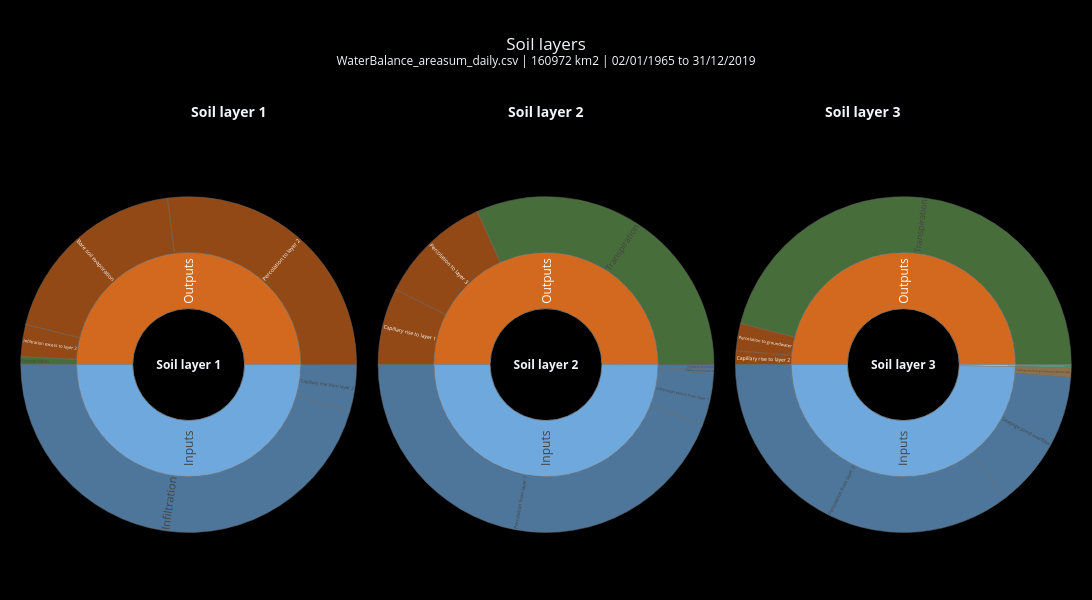

Here is the notebook cell this chart was saved with:
### Code cell
# cell no 11: the 3 soil layers next to each other (fluxes between the layers: percolation, infiltration excess,
# capillary rise; layer 3: capillary rise from groundwater, percolation to groundwater)
names = [n for n in ["Soil layer 1", "Soil layer 2", "Soil layer 3"] if n in parts]
if names:
    side_by_side([sunburst(n, part_terms(parts[n]), store=False) for n in names], "Soil layers").show()
else:
    print("soil layers: not in this csv (WaterCycle csv: use WaterBalance)")

### Figure 1 — Plotly figure (JSON) as saved in the notebook; plotly's stock layout.template omitted (floating-point values rounded to 4 significant figures)
{"data": [{"branchvalues": "total", "customdata": ["inputs 47183.00 mm (858 mm/yr)<br>balance error -0.0012 mm", "47175.30 mm<br>857.8 mm/yr<br>99.98 % of inputs", "42921.976 mm<br>780.5 mm/yr<br>90.97 % of inputs", "4253.322 mm<br>77.3 mm/yr<br>9.01 % of inputs", "7.70 mm<br>0.1 mm/yr<br>0.02 % of inputs", "47183.00 mm<br>857.9 mm/yr<br>100.00 % of inputs", "705.400 mm<br>12.8 mm/yr<br>1.50 % of inputs", "18058.074 mm<br>328.4 mm/yr<br>38.27 % of inputs", "25495.399 mm<br>463.6 mm/yr<br>54.04 % of inputs", "2924.125 mm<br>53.2 mm/yr<br>6.20 % of inputs", "-0.0012 mm (-2.6e-08 of inputs)"], "domain": {"x": [0.01, 0.3233], "y": [0, 0.92]}, "hovertemplate": "<b>%{label}</b><br>%{customdata}<extra></extra>", "ids": ["<b>Soil layer 1</b>", "Soil layer 1/In", "Soil layer 1/In/Infiltration", "Soil layer 1/In/Capillary rise from layer 2", "Soil layer 1/S-", "Soil layer 1/Out", "Soil layer 1/Out/Transpiration", "Soil layer 1/Out/Bare soil evaporation", "Soil layer 1/Out/Percolation to layer 2", "Soil layer 1/Out/Infiltration excess to layer 2", "Soil layer 1/err"], "insidetextorientation": "radial", "labels": ["<b>Soil layer 1</b>", "Inputs", "Infiltration", "Capillary rise from layer 2", "Storage (out)", "Outputs", "Transpiration", "Bare soil evaporation", "Percolation to layer 2", "Infiltration excess to layer 2", "Balance error"], "marker": {"colors": ["black", "#6fa8dc", "#6fa8dc", "#6fa8dc", "#7fd8b5", "#d2691e", "#669C53", "#d2691e", "#d2691e", "#d2691e", "#ffffff"], "line": {"color": "#888", "width": 0.5}}, "parents": ["", "<b>Soil layer 1</b>", "Soil layer 1/In", "Soil layer 1/In", "<b>Soil layer 1</b>", "<b>Soil layer 1</b>", "Soil layer 1/Out", "Soil layer 1/Out", "Soil layer 1/Out", "Soil layer 1/Out", "<b>Soil layer 1</b>"], "type": "sunburst", "values": [94370.0, 47180.0, 42920.0, 4253.0, 7.697, 47180.0, 705.4, 18060.0, 25500.0, 2924.0, 0.001214]}, {"branchvalues": "total", "customdata": ["inputs 28890.18 mm (525 mm/yr)<br>balance error -0.1783 mm", "28887.05 mm<br>525.3 mm/yr<br>99.99 % of inputs", "25495.399 mm<br>463.6 mm/yr<br>88.25 % of inputs", "2924.125 mm<br>53.2 mm/yr<br>10.12 % of inputs", "233.871 mm<br>4.3 mm/yr<br>0.81 % of inputs", "233.657 mm<br>4.2 mm/yr<br>0.81 % of inputs", "3.13 mm<br>0.1 mm/yr<br>0.01 % of inputs", "28890.35 mm<br>525.3 mm/yr<br>100.00 % of inputs", "4253.322 mm<br>77.3 mm/yr<br>14.72 % of inputs", "18316.717 mm<br>333.1 mm/yr<br>63.40 % of inputs", "6320.316 mm<br>114.9 mm/yr<br>21.88 % of inputs", "-0.1783 mm (-6.2e-06 of inputs)"], "domain": {"x": [0.3433, 0.6567], "y": [0, 0.92]}, "hovertemplate": "<b>%{label}</b><br>%{customdata}<extra></extra>", "ids": ["<b>Soil layer 2</b>", "Soil layer 2/In", "Soil layer 2/In/Percolation from layer 1", "Soil layer 2/In/Infiltration excess from layer 1", "Soil layer 2/In/Capillary rise from layer 3", "Soil layer 2/In/Seepage pond overflow", "Soil layer 2/S-", "Soil layer 2/Out", "Soil layer 2/Out/Capillary rise to layer 1", "Soil layer 2/Out/Transpiration", "Soil layer 2/Out/Percolation to layer 3", "Soil layer 2/err"], "insidetextorientation": "radial", "labels": ["<b>Soil layer 2</b>", "Inputs", "Percolation from layer 1", "Infiltration excess from layer 1", "Capillary rise from layer 3", "Seepage pond overflow", "Storage (out)", "Outputs", "Capillary rise to layer 1", "Transpiration", "Percolation to layer 3", "Balance error"], "marker": {"colors": ["black", "#6fa8dc", "#6fa8dc", "#6fa8dc", "#6fa8dc", "#6fa8dc", "#7fd8b5", "#d2691e", "#d2691e", "#669C53", "#d2691e", "#ffffff"], "line": {"color": "#888", "width": 0.5}}, "parents": ["", "<b>Soil layer 2</b>", "Soil layer 2/In", "Soil layer 2/In", "Soil layer 2/In", "Soil layer 2/In", "<b>Soil layer 2</b>", "<b>Soil layer 2</b>", "Soil layer 2/Out", "Soil layer 2/Out", "Soil layer 2/Out", "<b>Soil layer 2</b>"], "type": "sunburst", "values": [57780.0, 28890.0, 25500.0, 2924.0, 233.9, 233.7, 3.126, 28890.0, 4253.0, 18320.0, 6320.0, 0.1783]}, {"branchvalues": "total", "customdata": ["inputs 8925.80 mm (162 mm/yr)<br>balance error +0.1047 mm", "8875.19 mm<br>161.4 mm/yr<br>99.43 % of inputs", "6320.316 mm<br>114.9 mm/yr<br>70.81 % of inputs", "163.869 mm<br>3.0 mm/yr<br>1.84 % of inputs", "2391.006 mm<br>43.5 mm/yr<br>26.79 % of inputs", "50.61 mm<br>0.9 mm/yr<br>0.57 % of inputs", "50.610 mm<br>0.9 mm/yr<br>0.57 % of inputs", "8925.70 mm<br>162.3 mm/yr<br>100.00 % of inputs", "233.871 mm<br>4.3 mm/yr<br>2.62 % of inputs", "8221.054 mm<br>149.5 mm/yr<br>92.10 % of inputs", "470.771 mm<br>8.6 mm/yr<br>5.27 % of inputs", "+0.1047 mm (+1.2e-05 of inputs)"], "domain": {"x": [0.6767, 0.99], "y": [0, 0.92]}, "hovertemplate": "<b>%{label}</b><br>%{customdata}<extra></extra>", "ids": ["<b>Soil layer 3</b>", "Soil layer 3/In", "Soil layer 3/In/Percolation from layer 2", "Soil layer 3/In/Capillary rise from groundwater (MODFLOW)", "Soil layer 3/In/Seepage pond overflow", "Soil layer 3/S-", "Soil layer 3/S-/Layer 3", "Soil layer 3/Out", "Soil layer 3/Out/Capillary rise to layer 2", "Soil layer 3/Out/Transpiration", "Soil layer 3/Out/Percolation to groundwater", "Soil layer 3/err"], "insidetextorientation": "radial", "labels": ["<b>Soil layer 3</b>", "Inputs", "Percolation from layer 2", "Capillary rise from groundwater (MODFLOW)", "Seepage pond overflow", "Storage (out)", "Layer 3", "Outputs", "Capillary rise to layer 2", "Transpiration", "Percolation to groundwater", "Balance error"], "marker": {"colors": ["black", "#6fa8dc", "#6fa8dc", "#c9a26b", "#6fa8dc", "#7fd8b5", "#7fd8b5", "#d2691e", "#d2691e", "#669C53", "#d2691e", "#ffffff"], "line": {"color": "#888", "width": 0.5}}, "parents": ["", "<b>Soil layer 3</b>", "Soil layer 3/In", "Soil layer 3/In", "Soil layer 3/In", "<b>Soil layer 3</b>", "Soil layer 3/S-", "<b>Soil layer 3</b>", "Soil layer 3/Out", "Soil layer 3/Out", "Soil layer 3/Out", "<b>Soil layer 3</b>"], "type": "sunburst", "values": [17850.0, 8875.0, 6320.0, 163.9, 2391.0, 50.61, 50.61, 8926.0, 233.9, 8221.0, 470.8, 0.1047]}], "layout": {"annotations": [{"font": {"size": 14}, "showarrow": false, "text": "<b>Soil layer 1</b>", "x": 0.1667, "xref": "paper", "y": 1, "yref": "paper"}, {"font": {"size": 14}, "showarrow": false, "text": "<b>Soil layer 2</b>", "x": 0.5, "xref": "paper", "y": 1, "yref": "paper"}, {"font": {"size": 14}, "showarrow": false, "text": "<b>Soil layer 3</b>", "x": 0.8333, "xref": "paper", "y": 1, "yref": "paper"}], "height": 600, "margin": {"b": 10, "l": 10, "r": 10, "t": 100}, "title": {"text": "Soil layers<br><sup>WaterBalance_areasum_daily.csv | 160972 km2 | 02/01/1965 to 31/12/2019</sup>", "x": 0.5}, "width": 1560}}
